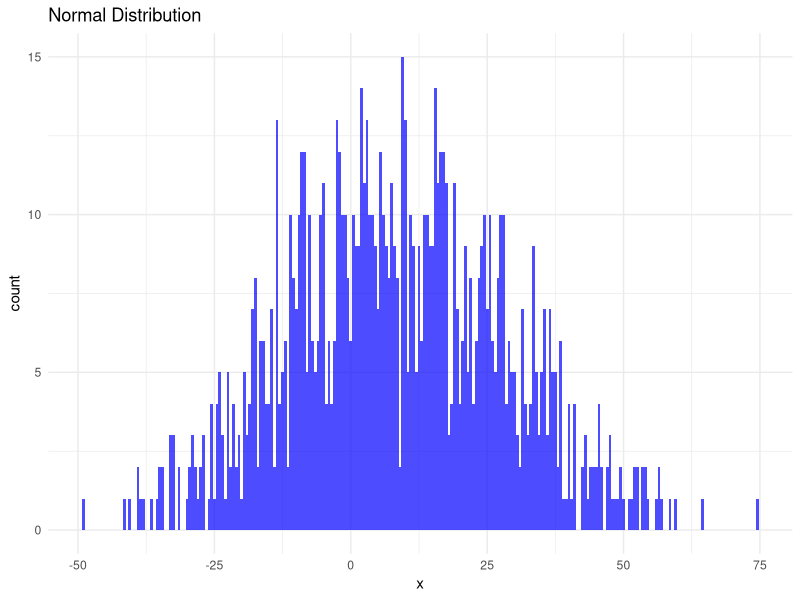

Source code (R):
library(ggplot2)

# 6. Generate and plot 1000 random normal values
mean_value <- as.numeric(readline("Enter mean: "))
sd_value <- as.numeric(readline("Enter standard deviation: "))
mean_value <- 10
sd_value <- 20
random_values <- rnorm(1000, mean_value, sd_value)
ggplot(data.frame(x = random_values), aes(x)) +
  geom_histogram(binwidth = 0.5, fill = "blue", alpha = 0.7) +
  theme_minimal() +
  ggtitle("Normal Distribution")
